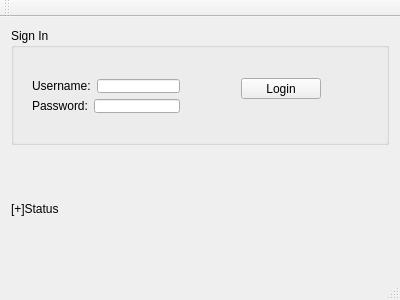
<?xml version="1.0" encoding="UTF-8"?>
<ui version="4.0">
 <class>Login</class>
 <widget class="QMainWindow" name="Login">
  <property name="geometry">
   <rect>
    <x>0</x>
    <y>0</y>
    <width>400</width>
    <height>300</height>
   </rect>
  </property>
  <property name="windowTitle">
   <string>Login</string>
  </property>
  <widget class="QWidget" name="centralWidget">
   <layout class="QGridLayout" name="gridLayout">
    <item row="1" column="0">
     <widget class="QLabel" name="label">
      <property name="text">
       <string>[+]Status</string>
      </property>
     </widget>
    </item>
    <item row="0" column="0">
     <widget class="QGroupBox" name="gbSignIn">
      <property name="title">
       <string>Sign In</string>
      </property>
      <widget class="QPushButton" name="btnLogin">
       <property name="geometry">
        <rect>
         <x>230</x>
         <y>50</y>
         <width>80</width>
         <height>21</height>
        </rect>
       </property>
       <property name="text">
        <string>Login</string>
       </property>
      </widget>
      <widget class="QWidget" name="layoutWidget">
       <property name="geometry">
        <rect>
         <x>10</x>
         <y>40</y>
         <width>170</width>
         <height>56</height>
        </rect>
       </property>
       <layout class="QVBoxLayout" name="verticalLayout">
        <item>
         <layout class="QHBoxLayout" name="horizontalLayout">
          <item>
           <widget class="QLabel" name="label_2">
            <property name="text">
             <string>Username:</string>
            </property>
           </widget>
          </item>
          <item>
           <widget class="QLineEdit" name="leUsername"/>
          </item>
         </layout>
        </item>
        <item>
         <layout class="QHBoxLayout" name="horizontalLayout_2">
          <item>
           <widget class="QLabel" name="label_3">
            <property name="text">
             <string>Password:</string>
            </property>
           </widget>
          </item>
          <item>
           <widget class="QLineEdit" name="lePassword">
            <property name="echoMode">
             <enum>QLineEdit::Password</enum>
            </property>
           </widget>
          </item>
         </layout>
        </item>
       </layout>
      </widget>
     </widget>
    </item>
   </layout>
  </widget>
  <widget class="QMenuBar" name="menuBar">
   <property name="geometry">
    <rect>
     <x>0</x>
     <y>0</y>
     <width>400</width>
     <height>20</height>
    </rect>
   </property>
  </widget>
  <widget class="QToolBar" name="mainToolBar">
   <attribute name="toolBarArea">
    <enum>TopToolBarArea</enum>
   </attribute>
   <attribute name="toolBarBreak">
    <bool>false</bool>
   </attribute>
  </widget>
  <widget class="QStatusBar" name="statusBar"/>
 </widget>
 <layoutdefault spacing="6" margin="11"/>
 <resources/>
 <connections/>
</ui>
